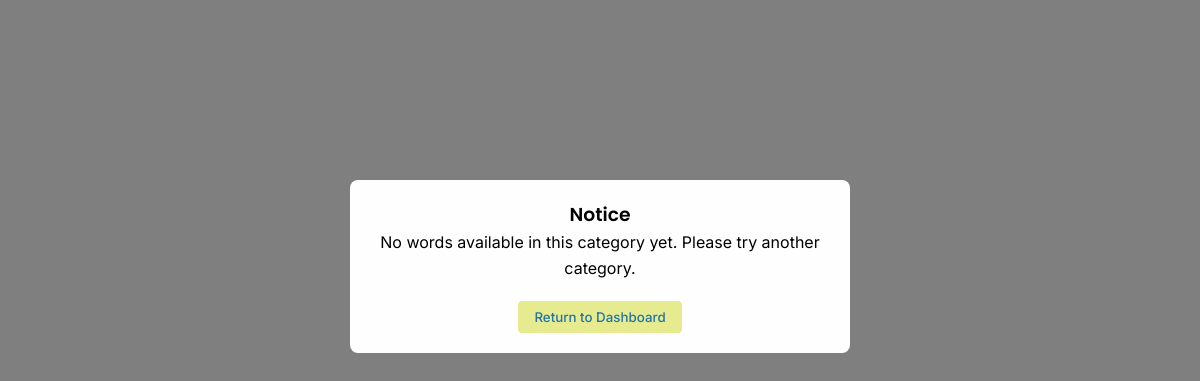
/view/learn.php?course=1&category=greetings (signed in), run on an earlier commit of the app's database.
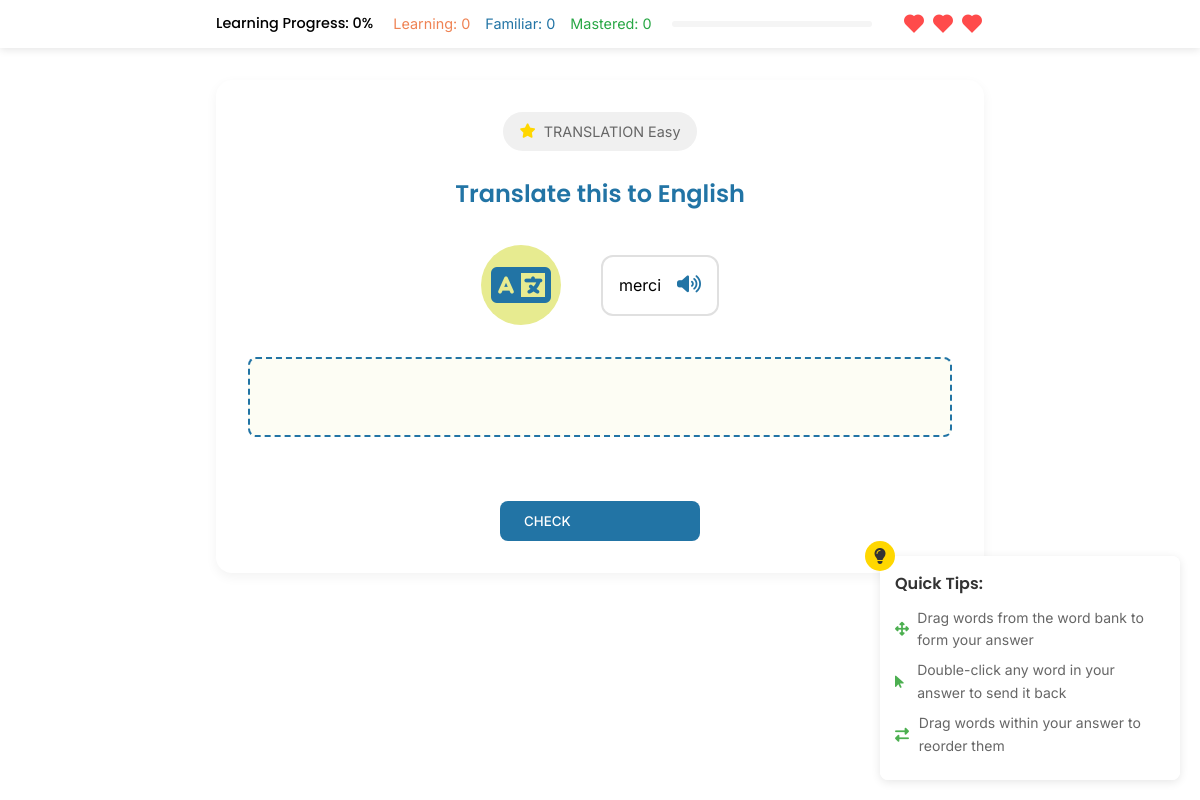
And on a later commit of the database.
### tables this page shows
CREATE TABLE `exercise_sets` (
  `exerciseId` int(11) NOT NULL,
  `wordId` int(11) NOT NULL,
  `translationId` int(11) NOT NULL,
  `difficulty` enum('easy','medium','hard') NOT NULL DEFAULT 'medium',
  `type` enum('translation','matching','fill-in') NOT NULL,
  `created_at` timestamp NOT NULL DEFAULT current_timestamp()
);

CREATE TABLE `words` (
  `wordId` int(11) NOT NULL,
  `languageId` int(11) NOT NULL,
  `original_text` varchar(255) NOT NULL,
  `categoryId` int(11) NOT NULL,
  `word` varchar(100) NOT NULL,
  `translation` varchar(100) NOT NULL,
  `pronunciation` varchar(100) DEFAULT NULL,
  `category` varchar(50) DEFAULT NULL,
  `difficulty` enum('easy','medium','hard') NOT NULL DEFAULT 'medium',
  `createdAt` timestamp NOT NULL DEFAULT current_timestamp(),
  `context_type` enum('noun','verb','adjective','phrase','other') NOT NULL DEFAULT 'other'
);

### actions/ProficiencyTracker.php (called while the page is built, shortened)
<?php
class ProficiencyTracker {
    private $pdo;
    private $userId;
    public function __construct($pdo, $userId) {
        $this->pdo = $pdo;
        $this->userId = $userId;
    }
    public function getProgress() {
        $stmt = $this->pdo->prepare("
            SELECT COUNT(DISTINCT w.wordId) as total_words
            FROM words w
            JOIN exercise_sets es ON w.wordId = es.wordId
            JOIN user_enrollments ue ON w.languageId = ue.languageId
            WHERE ue.userId = ?
        ");
        $stmt->execute([$this->userId]);
        $totalWords = $stmt->fetch(PDO::FETCH_ASSOC)['total_words'];
        $stmt = $this->pdo->prepare("
            SELECT
                COUNT(CASE WHEN proficiency = 'learning' THEN 1 END) as learning_count,
                COUNT(CASE WHEN proficiency = 'familiar' THEN 1 END) as familiar_count,
                COUNT(CASE WHEN proficiency = 'mastered' THEN 1 END) as mastered_count
            FROM learned_words
            WHERE userId = ?
        ");
        $stmt->execute([$this->userId]);
        $counts = $stmt->fetch(PDO::FETCH_ASSOC);
        $learningWeight = 0.3;
        $familiarWeight = 0.7;
        $masteredWeight = 1.0;
        $weightedProgress =
            ($counts['learning_count'] * $learningWeight +
             $counts['familiar_count'] * $familiarWeight +
             $counts['mastered_count'] * $masteredWeight) / ($totalWords ?: 1) * 100;
        return [
            'progress' => min(100, round($weightedProgress, 2)),
            'counts' => $counts
        ];
    }
}

### view/learn.php (the view, shortened to what this page needs)
<?php
require_once '../config/db_connect.php';
require_once '../actions/ProficiencyTracker.php';
$languageId = isset($_GET['course']) ? (int)$_GET['course'] : 0;
$categorySlug = isset($_GET['category']) ? htmlspecialchars($_GET['category']) : '';
$stmt = $pdo->prepare("
    SELECT
        es.exerciseId,
        es.wordId,
        w.word,
        w.pronunciation,
        w.context_type,
        w.difficulty,
        es.type,
        wc.categoryName,
        wc.categoryId,
        l.languageName
    FROM exercise_sets es
    JOIN words w ON es.wordId = w.wordId
    JOIN word_categories wc ON w.categoryId = wc.categoryId
    JOIN languages l ON w.languageId = l.languageId
    WHERE w.languageId = ?
    AND wc.categorySlug = ?
    AND w.wordId NOT IN (
        SELECT wordId FROM learned_words
        WHERE userId = ? AND proficiency = 'mastered'
    )
    ORDER BY RAND()
    LIMIT 1
");
try {
    $stmt->execute([$languageId, $categorySlug, $_SESSION['user_id']]);
    $exercise = $stmt->fetch(PDO::FETCH_ASSOC);
    if (!$exercise) {
        $exercise = [];
    }
} catch (PDOException $e) {
    error_log("DEBUG: Database error: " . $e->getMessage());
    $exercise = [];
}
try {
    $stmt->execute([$languageId, $categorySlug, $_SESSION['user_id']]);
    $exercise = $stmt->fetch(PDO::FETCH_ASSOC);
    $errorMessage = null;
    if (!$exercise) {
        $wordCheck = $pdo->prepare("SELECT COUNT(*) FROM words WHERE languageId = ? AND categoryId = (SELECT categoryId FROM word_categories WHERE categorySlug = ?)");
        $wordCheck->execute([$languageId, $categorySlug]);
        $wordCount = $wordCheck->fetchColumn();
        if ($wordCount == 0) {
            $errorMessage = "No words available in this category yet. Please try another category.";
        }
    }
} catch (PDOException $e) {
    $errorMessage = "Database error occurred. Please try again later.";
    error_log("Database error: " . $e->getMessage());
}
$proficiencyTracker = new ProficiencyTracker($pdo, $_SESSION['user_id']);
$progress = $proficiencyTracker->getProgress();
?>
<!DOCTYPE html>
<html lang="en">
<head>
    <link rel="stylesheet" href="https://cdnjs.cloudflare.com/ajax/libs/font-awesome/6.5.1/css/all.min.css">
    <link rel="stylesheet" href="../assets/css/styles.css">
    <link rel="stylesheet" href="../assets/css/learn.css">
    <link href='https://unpkg.com/boxicons@2.1.4/css/boxicons.min.css' rel='stylesheet'>
</head>
<body>
    <?php if ($errorMessage): ?>
    <div id="errorModal" class="modal" style="display: block;">
        <div class="modal-content">
            <h3>Notice</h3>
            <p><?php echo htmlspecialchars($errorMessage); ?></p>
            <div class="modal-buttons">
                <button onclick="window.location.href='dashboard.php'" class="btn btn-secondary">
                    Return to Dashboard
                </button>
            </div>
        </div>
    </div>
    <?php else: ?>
        <div class="learning-progress-floating">
            <div class="progress-inner">
                <div class="progress-stats">
                    <div class="progress-text">
                        Learning Progress: <?php echo round($progress['progress']); ?>%
                    </div>
                    <div class="proficiency-counts">
                        <span class="learning">Learning: <?php echo $progress['counts']['learning_count']; ?></span>
                        <span class="familiar">Familiar: <?php echo $progress['counts']['familiar_count']; ?></span>
                        <span class="mastered">Mastered: <?php echo $progress['counts']['mastered_count']; ?></span>
                    </div>
                    <div class="progress-bar">
                    </div>
                </div>
                <div class="hearts-display">
                    <div class="hearts">
                    </div>
                </div>
            </div>
        </div>
        <div class="tips-container">
            <div class="tips-icon">
                <i class="fas fa-lightbulb"></i>
            </div>
            <div class="tips-content">
                <h4>Quick Tips:</h4>
                <ul>
                    <li><i class="fas fa-arrows-alt"></i> Drag words from the word bank to form your answer</li>
                    <li><i class="fas fa-mouse-pointer"></i> Double-click any word in your answer to send it back</li>
                    <li><i class="fas fa-exchange-alt"></i> Drag words within your answer to reorder them</li>
                </ul>
            </div>
        </div>
        <main class="learn-container">
            <div class="exercise-container">
                <div class="badge">
                    <i class="fas fa-star"></i>
                    <span class="exercise-type">
                        <?php echo strtoupper($exercise['type']); ?>
                        <span class="difficulty-badge <?php echo $exercise['difficulty']; ?>">
                            <?php echo ucfirst($exercise['difficulty']); ?>
                        </span>
                    </span>
                </div>
                <h2 class="question">
                    <?php
                    switch($exercise['type']) {
                        case 'translation':
                            echo 'Translate this to English';
                            break;
                    }
                    ?>
                </h2>
                <div class="character-display">
                    <div class="icon-container">
                        <i class="fas fa-language fa-3x"></i>
                    </div>
                    <div class="speech-bubble">
                        <span class="original-text"
                              data-pronunciation="<?php echo htmlspecialchars($exercise['pronunciation']); ?>"
                              data-context="<?php echo htmlspecialchars($exercise['context_type']); ?>">
                            <?php echo htmlspecialchars($exercise['word']); ?>
                        </span>
                        <button class="audio-btn" title="Listen to pronunciation">
                            <i class="fas fa-volume-up"></i>
                        </button>
                    </div>
                </div>
                <div class="answer-area">
                    <div class="answer-box" id="answerBox"></div>
                </div>
                <div class="action-buttons">
                    <button class="btn btn-primary" id="checkBtn">CHECK</button>
                </div>
            </div>
        </main>
    <?php endif; ?>
</body>
</html>

### assets/css/styles.css (style rules this page uses)
:root { --ucla-blue: #2274A5; --mindaro: #E7EB90; --coral: #EF8354; --white: #FFFFFF; --black: #000000; --gray-light: #F5F5F5; --gray: #666666; --font-heading: 'Poppins', sans-serif; --font-body: 'Inter', sans-serif; }
* { margin: 0; padding: 0; box-sizing: border-box; }
body { font-family: var(--font-body); line-height: 1.6; color: var(--black); }
h1, h2, h3, h4, h5, h6 { font-family: var(--font-heading); font-weight: 600; }
.btn { padding: 12px 24px; border: none; border-radius: 8px; cursor: pointer; font-weight: 500; font-family: var(--font-body); transition: all 0.3s ease; display: inline-flex; align-items: center; gap: 8px; }
.btn-primary { background-color: var(--ucla-blue); color: var(--white); }
.btn-secondary { background-color: var(--mindaro); color: var(--ucla-blue); }

### assets/css/learn.css (style rules this page uses)
.progress-bar { height: 100%; background: var(--ucla-blue); transition: width 0.3s ease; }
.hearts { display: flex; gap: 5px; align-items: center; }
.learn-container { max-width: 800px; margin: 80px auto 2rem; padding: 0 1rem; }
.exercise-container { background: white; border-radius: 16px; padding: 2rem; box-shadow: 0 4px 12px rgba(0,0,0,0.05); text-align: center; }
.badge { display: inline-flex; align-items: center; gap: 0.5rem; background: #f0f0f0; padding: 0.5rem 1rem; border-radius: 20px; font-size: 0.9rem; color: var(--gray); margin-bottom: 1.5rem; }
.badge i { color: #ffd700; }
.question { font-size: 1.5rem; color: var(--ucla-blue); margin-bottom: 2rem; }
.character-display { margin: 2rem 0; display: flex; align-items: center; justify-content: center; gap: 1.5rem; }
.icon-container { color: var(--ucla-blue); background-color: var(--mindaro); width: 80px; height: 80px; border-radius: 50%; display: flex; align-items: center; justify-content: center; }
.speech-bubble { background: white; border: 2px solid #e0e0e0; border-radius: 12px; padding: 1rem; display: inline-flex; align-items: center; gap: 1rem; margin-left: 1rem; }
.audio-btn { background: none; border: none; color: var(--ucla-blue); cursor: pointer; font-size: 1.2rem; }
.answer-area { margin: 2rem 0; }
.answer-box { display: flex; flex-wrap: wrap; gap: 0.8rem; min-height: 80px; padding: 1.5rem; background-color: rgba(231, 235, 144, 0.1); border: 2px dashed var(--ucla-blue); border-radius: 8px; transition: all 0.3s ease; align-items: center; position: relative; }
.action-buttons { display: flex; justify-content: center; margin-top: 2rem; }
.action-buttons .btn { min-width: 200px; }
.learning-progress-floating { position: fixed; top: 0; left: 0; right: 0; z-index: 1000; background: var(--white); backdrop-filter: blur(8px); box-shadow: 0 2px 8px rgba(0,0,0,0.1); transition: transform 0.3s ease; }
.learning-progress-floating .progress-inner { max-width: 800px; margin: 0 auto; padding: 0.75rem 1rem; display: flex; justify-content: space-between; align-items: center; }
.progress-stats { display: flex; align-items: center; gap: 20px; }
.progress-text { color: var(--black); font-family: var(--font-heading); font-weight: 500; font-size: 0.9rem; }
.progress-bar { height: 6px; background: var(--gray-light); border-radius: 3px; overflow: hidden; width: 200px; }
.hearts-display { display: flex; align-items: center; gap: 8px; }
.proficiency-counts { display: flex; gap: 15px; font-size: 0.9rem; }
.proficiency-counts span { display: flex; align-items: center; gap: 5px; }
.proficiency-counts .learning { color: var(--coral); }
.proficiency-counts .familiar { color: var(--ucla-blue); }
.proficiency-counts .mastered { color: #28a745; }

What changed in the data, as far as the page shows it:
added exercise_sets: type "TRANSLATION", wordId.difficulty "Easy", wordId.word "merci"
Also different on the page:
$progress['progress']: (not shown) → "0"
$progress['counts']['learning_count']: (not shown) → "0"
$progress['counts']['familiar_count']: (not shown) → "0"
$progress['counts']['mastered_count']: (not shown) → "0"
$errorMessage: "No words available in this category yet. Please try another category." → (not shown)
text no longer shown: "Notice Return to Dashboard"
text now shown: "Learning Progress: % Learning: Familiar: Mastered: Quick Tips: Drag words from the word bank to form your answer Double-click any word in your answer to send it back Drag words within your answer to reorder them Translate this to English CHECK"
